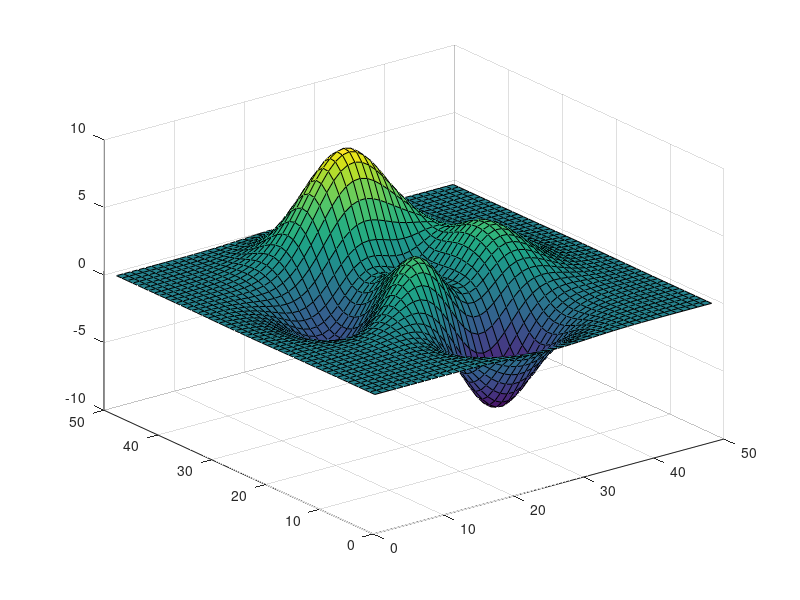
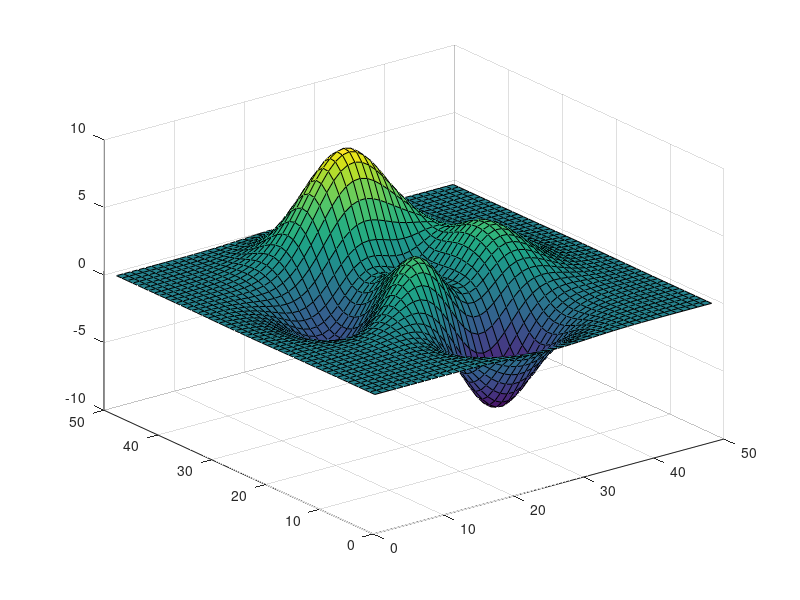
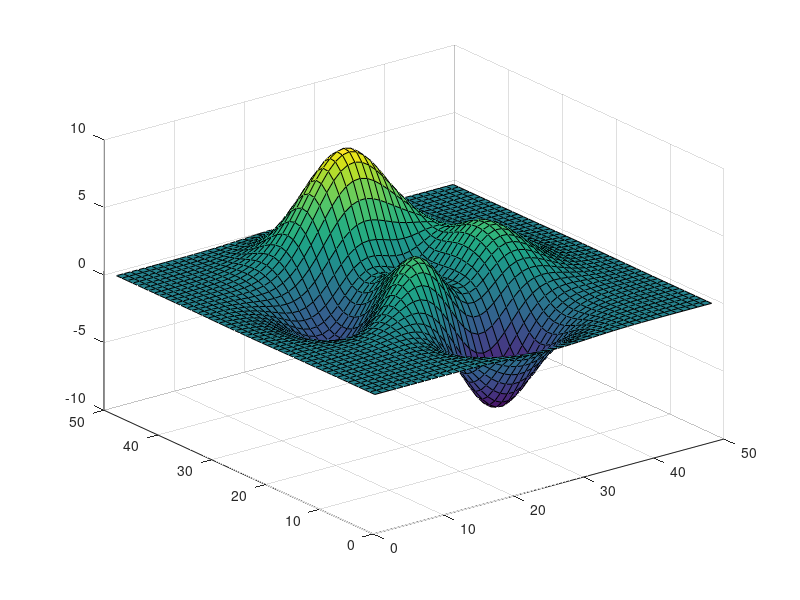
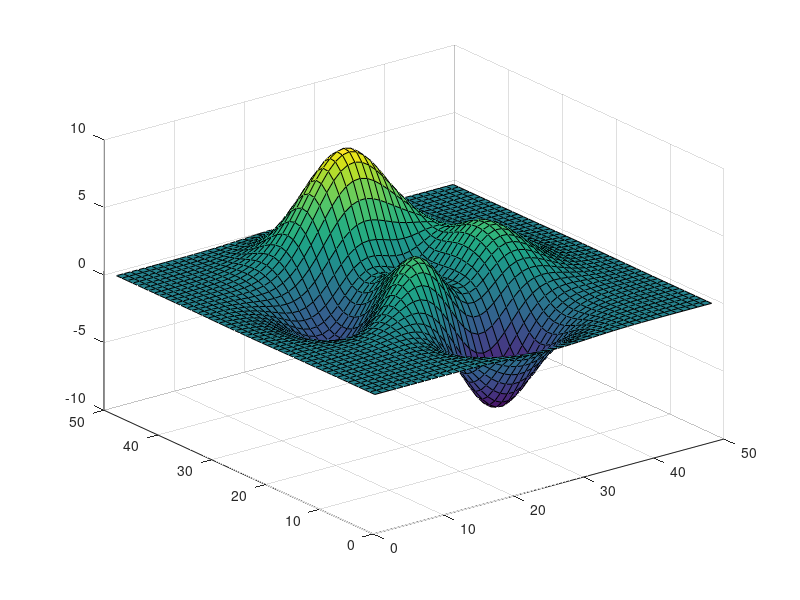

These figures' MATLAB source, in order:
function result = test_print_003
result = false;
a = figure;
surf(peaks);
print test3.jpg
print test3.png
print test3.pdf
print test3.svg
close(a);
result = true;
